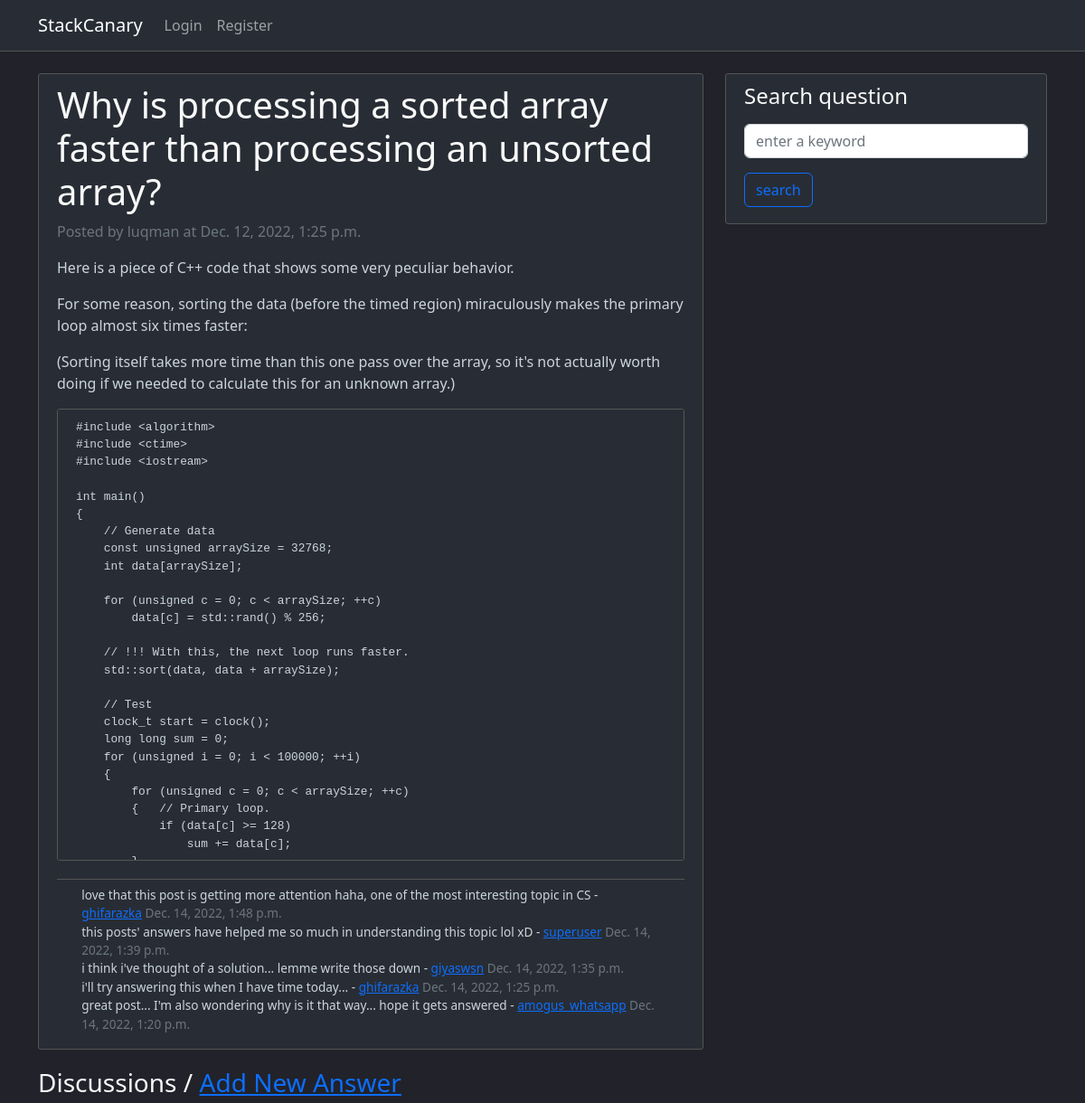
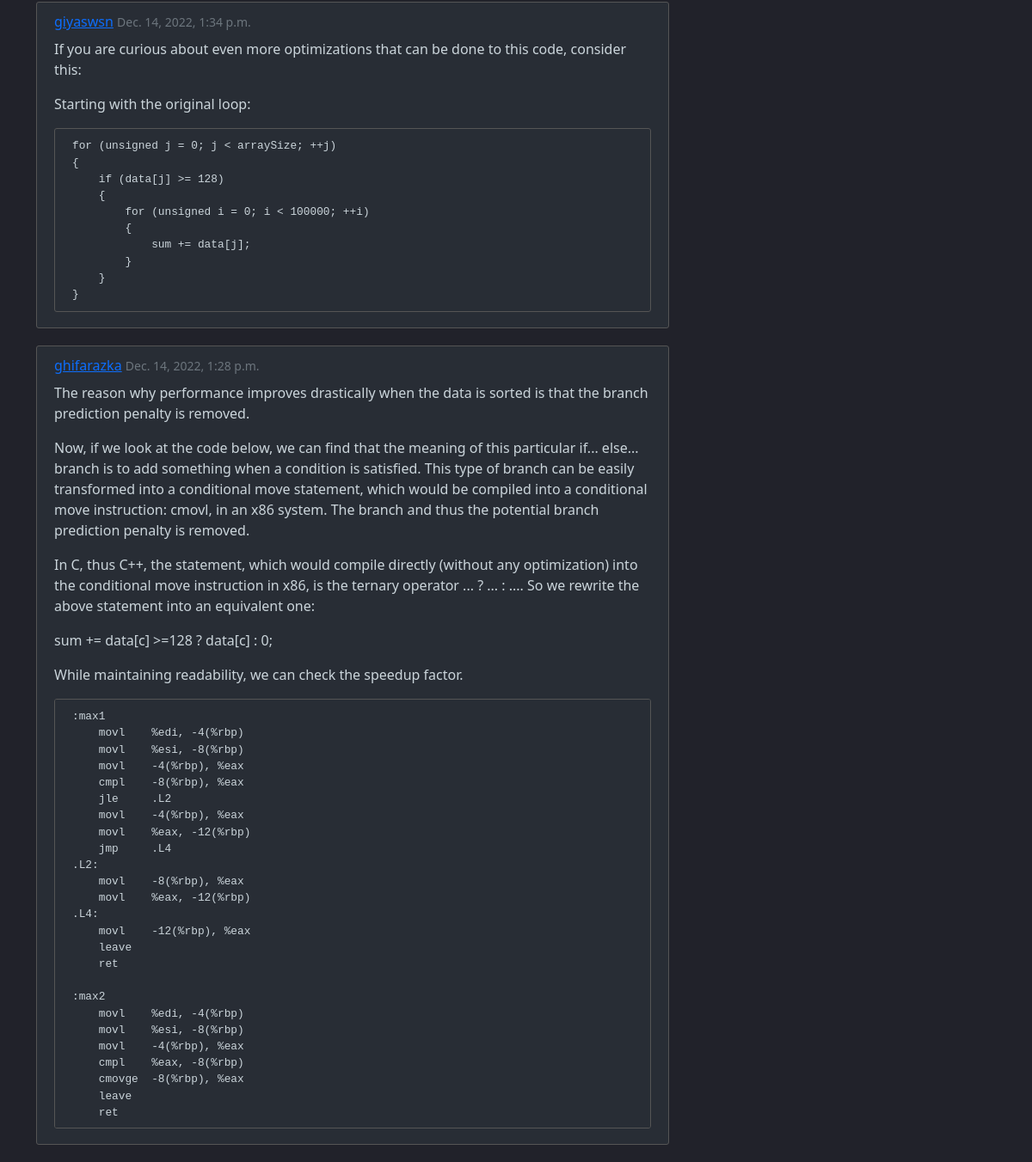
Screenshot of /questions/14/ with the database file from the repository (2 pictures, top to bottom).
### forum/models.py (models this page shows, shortened)
class Pertanyaan(models.Model):
    author = models.ForeignKey(User, on_delete=models.CASCADE)
    judul = models.CharField(max_length=256)
    konten = models.TextField()
    snippet = models.TextField(default=None, blank=True, null=True)
    waktu_upload = models.DateTimeField(default=timezone.now)

class Komentar(models.Model):
    author = models.ForeignKey(User, on_delete=models.CASCADE)
    pertanyaan_asal = models.ForeignKey(Pertanyaan, on_delete=models.CASCADE)
    konten = models.TextField()
    waktu_upload = models.DateTimeField(default=timezone.now)

class Jawaban(models.Model):
    author = models.ForeignKey(User, on_delete=models.CASCADE)
    pertanyaan_asal = models.ForeignKey(Pertanyaan, on_delete=models.CASCADE)
    konten = models.TextField()
    snippet = models.TextField(default=None, blank=True, null=True)
    waktu_upload = models.DateTimeField(default=timezone.now)

### forum/views.py (the view, shortened to what this page needs)
# urls.py: path('questions/<int:pk>/', QuestionDetailView.as_view(), name='forum-question-detail'),
class QuestionDetailView(View):
    def get(self, request, pk, *args, **kwargs):
        question = Pertanyaan.objects.get(pk=pk)
        self.current_question = question
        comment_form = CommentForm()
        comment = Komentar.objects.filter(pertanyaan_asal=question).order_by('-waktu_upload')
        answer = Jawaban.objects.filter(pertanyaan_asal=question).order_by('-waktu_upload')
        context = {
            'pertanyaan': question,
            'form': comment_form,
            'komentar': comment,
            'jawaban': answer,
        }
        return render(request, 'forum/pertanyaan_detail.html', context)

### forum/forms.py
class CommentForm(forms.ModelForm):
    konten = forms.CharField(
        label='',
        widget=forms.Textarea(
            attrs={'rows': '2',
                   'placeholder': 'Write some comments...',
                   'value': 'none',
                   'class': 'form-control mt-1 mb-3',
                   }
        ))
    class Meta:
        model = Komentar
        fields = ['konten']

### forum/templates/forum/pertanyaan_detail.html (shortened to what this page needs)
{% extends "forum/base.html" %}
{% block content %}
    <div class="content-section">
        <div class="question">
            <h1>{{pertanyaan.judul}}</h1>
            <p class="text-muted">Posted by {{pertanyaan.author}} at {{pertanyaan.waktu_upload}}</p>
            <p>{{pertanyaan.konten|linebreaks}}</p>
            {% if pertanyaan.snippet %}
                <pre class="content-section code">{{pertanyaan.snippet}}</pre>
            {% endif %}
        </div>
        <div class="comment-section mh-300">
            {% for comment in komentar %}
                <div class="comment">
                    <p class="m-0">{{comment.konten}} -
                        <a href="#">{{comment.author}}</a>
                        <span class="text-muted">
                            {{comment.waktu_upload}}
                        </span>
                    </p>
                </div>
            {% endfor %}
        </div>
    </div>
    <div>
        <h3>Discussions / <a href="{% url 'forum-answer-create' pertanyaan.id %}">Add New Answer</a></h3>
    </div>
    {% for answer in jawaban %}
        <div class="content-section">
            <div>
                <a href="#">{{answer.author}}</a>
                <small class="text-muted">{{answer.waktu_upload}}</small>
            </div>
            <p class="my-2">{{answer.konten|linebreaks}}</p>
            {% if answer.snippet %}
                <pre class="content-section code my-2">{{answer.snippet}}</pre>
            {% endif %}
        </div>
    {% empty %}
            <h3>No one has posted an answer yet</h3>
    {% endfor %}
{% endblock content %}

### forum/static/forum/base.css (style rules this page uses)
h1, h2, h3, h4, h5, h6 { color: #f9f9f9; }
.content-section { color: #cbd5db; background-color: #282d35; padding: 10px 20px; border: 1px solid #555; border-radius: 3px; margin-bottom: 20px; transition: all .2s ease-in-out; }
.bg-dark-one { background-color: #21222a; }
.code { font-size: 0.8em; max-height: 500px; overflow: auto; }
.comment-section { border-top: 1px solid #555; font-size: 0.85em; padding: 0.5em 2em; }
.mh-300 { max-height: 300px; overflow: auto; }

### rows the page displays
Pertanyaan: judul "Why is processing a sorted array faster than processing an unsorted array?", author "luqman", waktu_upload "Dec. 12, 2022, 1:25 p.m.", konten "Here is a piece of C++ code that shows some very peculiar behavior. For some reason, sorting the data (before the timed region) miraculously makes the primary loop almost six times faster: (Sorting itself takes more time than this one pass over the array, so it's not actually worth doing if we needed to calculate this for an unknown array.)", snippet "#include <algorithm> #include <ctime> #include <iostream> int main() { // Generate data const unsigned arraySize = 32768; int data[arraySize]; for (unsigned c = 0; c < arraySize; ++c) data[c] = std::rand() % 256; // !!! With this, the next loop runs faster. std::sort(data, data + arraySize); // Test clock_t start = clock(); long long sum = 0; for (unsigned i = 0; i < 100000; ++i) { for (unsigned c = 0; c < arraySize; ++c) { // Primary loop. if (data[c] >= 128) sum += data[c];…"
Komentar: konten "love that this post is getting more attention haha, one of the most interesting topic in CS", author "ghifarazka", waktu_upload "Dec. 14, 2022, 1:48 p.m."
Komentar: konten "this posts' answers have helped me so much in understanding this topic lol xD", author "superuser", waktu_upload "Dec. 14, 2022, 1:39 p.m."
Komentar: konten "i think i've thought of a solution... lemme write those down", author "giyaswsn", waktu_upload "Dec. 14, 2022, 1:35 p.m."
Komentar: konten "i'll try answering this when I have time today...", author "ghifarazka", waktu_upload "Dec. 14, 2022, 1:25 p.m."
Komentar: konten "great post... I'm also wondering why is it that way... hope it gets answered", author "amogus_whatsapp", waktu_upload "Dec. 14, 2022, 1:20 p.m."
Jawaban: author "giyaswsn", waktu_upload "Dec. 14, 2022, 1:34 p.m.", konten "If you are curious about even more optimizations that can be done to this code, consider this: Starting with the original loop:", snippet "for (unsigned j = 0; j < arraySize; ++j) { if (data[j] >= 128) { for (unsigned i = 0; i < 100000; ++i) { sum += data[j]; } } }"
Jawaban: author "ghifarazka", waktu_upload "Dec. 14, 2022, 1:28 p.m.", konten "The reason why performance improves drastically when the data is sorted is that the branch prediction penalty is removed. Now, if we look at the code below, we can find that the meaning of this particular if... else... branch is to add something when a condition is satisfied. This type of branch can be easily transformed into a conditional move statement, which would be compiled into a conditional move instruction: cmovl, in an x86 system. The branch and thus the potential branch prediction penalty is removed. In C, thus C++, the statement, which would compile directly (without any optimization) into the conditional move instruction in x86, is the ternary operator ... ? ... : .... So we…", snippet ":max1 movl %edi, -4(%rbp) movl %esi, -8(%rbp) movl -4(%rbp), %eax cmpl -8(%rbp), %eax jle .L2 movl -4(%rbp), %eax movl %eax, -12(%rbp) jmp .L4 .L2: movl -8(%rbp), %eax movl %eax, -12(%rbp) .L4: movl -12(%rbp), %eax leave ret :max2 movl %edi, -4(%rbp) movl %esi, -8(%rbp) movl -4(%rbp), %eax cmpl %eax, -8(%rbp) cmovge -8(%rbp), %eax leave ret"
